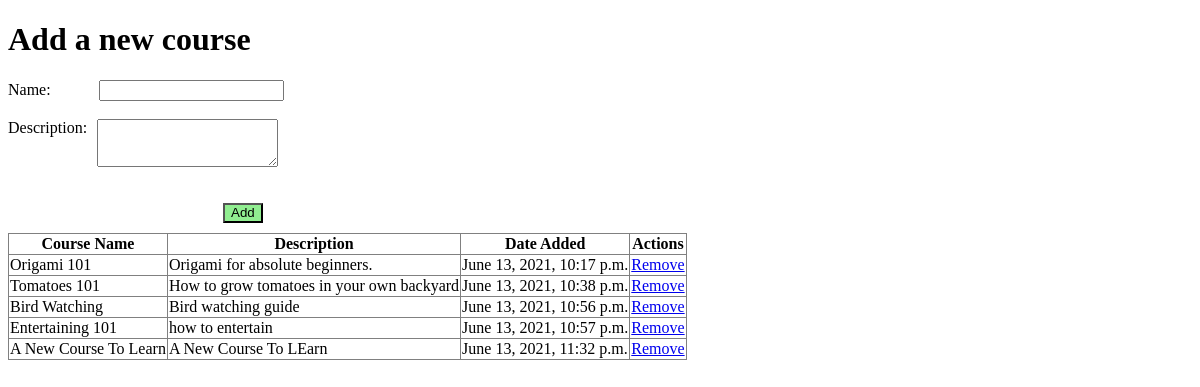
The page / on the database its author committed.
### courses_app/models.py (models this page shows)
class Course(models.Model):
    name = models.CharField(max_length=255)
    description = models.TextField()
    created_at = models.DateTimeField(auto_now_add=True)
    updated_at = models.DateTimeField(auto_now=True)
    objects = CourseManager()

### courses_app/views.py (the view)
# urls.py: path('', views.index, name = ''),
def index(request):
    context = {
        "all_courses": Course.objects.all()
    }
    return render(request, "index.html", context)

### courses_app/templates/index.html (shortened to what this page needs)
<!DOCTYPE html>
<html lang = "en">
<head>
    {% load static %}
    <link rel="stylesheet" href="{% static 'index.css' %}">
</head>
<body>
    <h1>Add a new course</h1>
    <form action="/create" method='POST'>
        <label for="name" id="name">Name:</label>
        <input class="name" type="name" name = "name">
        <br><br>
        <div class="description">
            <p id="description">Description:</p><textarea id="text" name="description"></textarea>
        </div>
        <br><br>
        <input type="submit" value="Add" id = "button">
    </form>
    <table border="1">
        <thead>
            <tr>
                <th>Course Name</th>
                <th>Description</th>
                <th>Date Added</th>
                <th>Actions</th>
            </tr>
        </thead>
        <tbody>
            {% for courses in all_courses %}
            <tr>
                <td> {{ courses.name }}</td>
                <td>{{ courses.description }}</td>
                <td>{{ courses.updated_at }}</td>
                <td><a href = "http://localhost:8000/courses/destroy/{{ courses.id }}">Remove</a></td>
            </tr>
            {% endfor %}
        </tbody>
    </table>
</body>
</html>

### courses_app/static/index.css (style rules this page uses)
.name { margin-left: 44px; }
.description { display: flex; }
#button { margin-top: 0px; padding-top: 0px; margin-left: 215px; background-color: lightgreen; margin-bottom: 10px; }
#description { margin-bottom: 0px; padding-bottom: 30px; margin-right: 10px; margin-top: 0px; padding-top: 0px; }
table { border-collapse: collapse; border: 1; }

### rows shown on the page
Course: name "Origami 101", description "Origami for absolute beginners.", updated_at "June 13, 2021, 10:17 p.m."
Course: name "Tomatoes 101", description "How to grow tomatoes in your own backyard", updated_at "June 13, 2021, 10:38 p.m."
Course: name "Bird Watching", description "Bird watching guide", updated_at "June 13, 2021, 10:56 p.m."
Course: name "Entertaining 101", description "how to entertain", updated_at "June 13, 2021, 10:57 p.m."
Course: name "A New Course To Learn", description "A New Course To LEarn", updated_at "June 13, 2021, 11:32 p.m."
